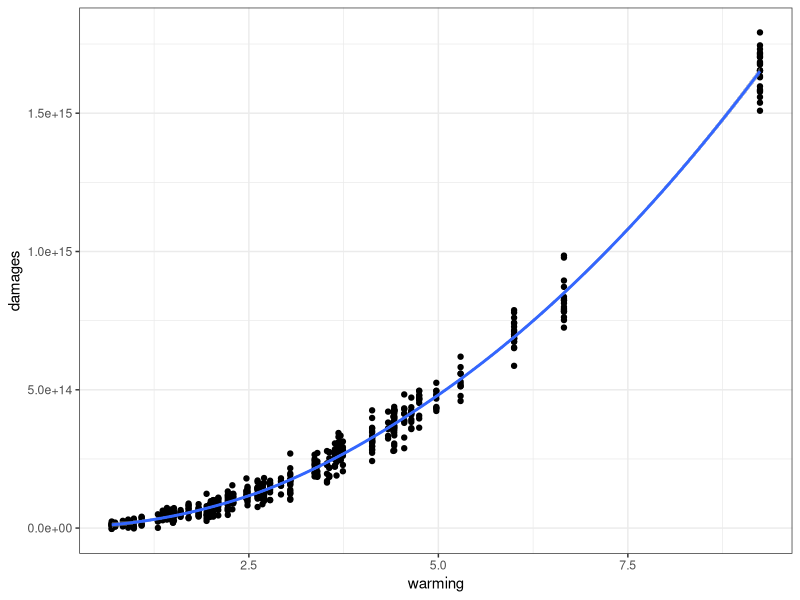

This chart was generated by the following R code:
## ---- chunk 1
knitr::opts_chunk$set(echo = TRUE)
library(tidyverse)
library(here)
library(ggpubr)
library(patchwork)
## ---- chunk 2
#read data
dam <- read.csv(here("data/damages.csv"))
warm <- read.csv("data/warming.csv")
## ---- chunk 3
#Question 1
#dam^2
dam <- dam %>% 
  mutate(warm2 = warming^2)

#dam_lm
dam_lm <- lm(damages ~ warming + warm2, data=dam)

dam_lm[["coefficients"]][["(Intercept)"]] <- 0

#plot
dam_plot <- ggplot(data=dam) +
  geom_point(aes(x=warming, y=damages)) +
  stat_smooth(data=dam_lm, aes(x=warming, y=damages)) +
  theme_bw()

dam_plot
## ---- chunk 4
#Question 2
x <-dam_lm[["coefficients"]][["warming"]]
x2 <-dam_lm[["coefficients"]][["warm2"]]
int <-dam_lm[["coefficients"]][["(Intercept)"]]

warm <- warm %>% 
  mutate(dam_base = (warming_baseline*x) + (warming_baseline*x2) + int,
         dam_pulse = (warming_pulse*x) + (warming_pulse*x2) + int,
         dam_diff = ((warming_pulse-warming_baseline)*x) + 
           ((warming_pulse-warming_baseline)*x2) + int,
         dam_ton = dam_diff/35000000000)

#graphs
dam_base_plot <- ggplot()
